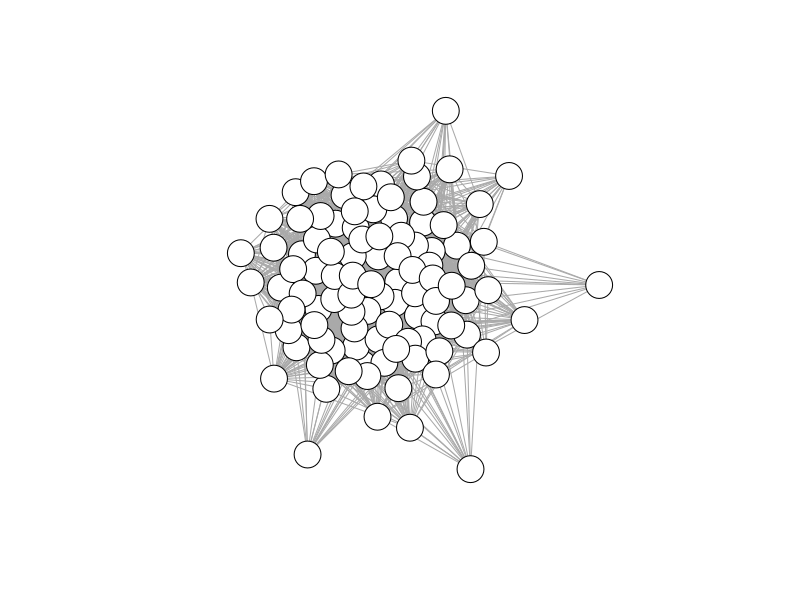
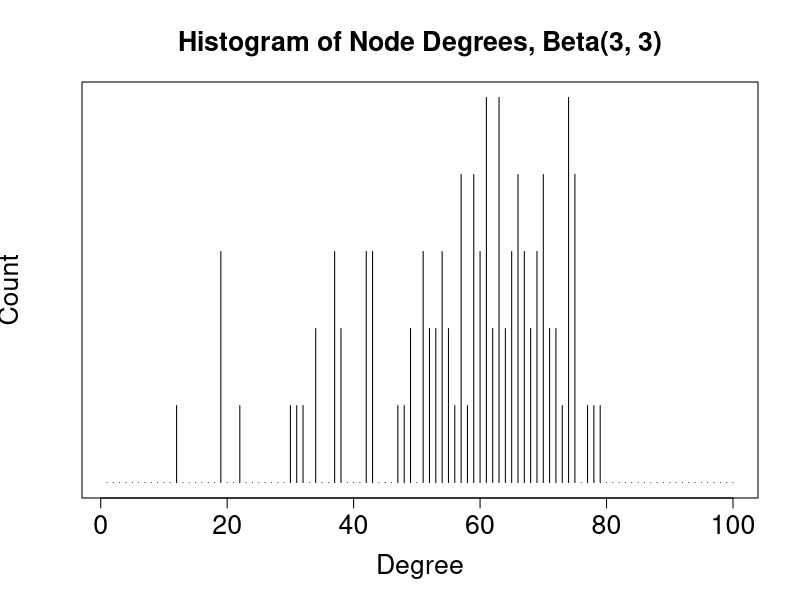

Generate these figures, in order, with R:
### Relevant libraries
library(igraph)
library(parallel)

### Function to simulate from our hierarchical model:
# theta_i ~ i.i.d. Beta(a,b)
# Y_ij ~ indep Bern(theta_i * theta_j), i < j
sim <- function(a, b, n){
  theta <- rbeta(n, a, b)
  out <- matrix(1, n, n)
  for (i in 1:(n-1)) {
    for (j in (i+1):n){
      draw <- runif(1) < theta[i] * theta[j]
      out[i,j] <- draw
      out[j,i] <- draw
    }
  }
  for (i in 1:n) {
    out[i,i] <- 0
  }
  return(out)
}

# Beta parameters
a <- 3
b <- 1

# Size of matrix
n <- 100

# Draw an example n x n matrix
m <- sim(a,b,n)
g <- graph_from_adjacency_matrix(m, mode = "undirected")
plot(g, vertex.color = "white", vertex.label = NA, vertex.label.cex = 0.8)

# Plot a histogram of degrees
degrees <- degree_distribution(g)
degrees <- c(degrees, rep(0, n-length(degrees)))
plot(1:n, degrees, type="h", xlab = "Degree", ylab = "Count", yaxt="n", 
     main = "Histogram of Node Degrees, Beta(3, 3)", 
     cex.main = 1.6, cex.axis = 1.6, cex.lab = 1.6)
